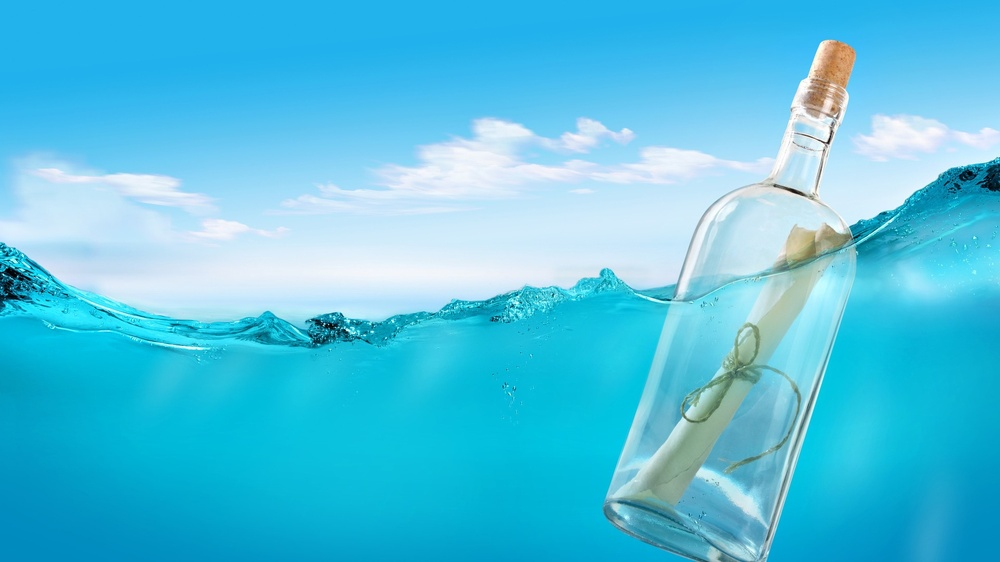
#> input picture Images/bottle.jpg, 1000 x 562 px, shrunk from 1920 x 1080 before the run, found by its file name
$ jupyter execute '13. Contours-Getting Started.ipynb'
#> lines starting #> are read from the running program, lines starting #| are printed output that depends on the picture; after the words box and inside, x2 and y2 are one past the last pixel; in counts of white or black regions, pixels touching at a corner belong together
Contours can be explained simply as a curve joining all the continuous points (along the boundary), having same color or intensity. The contours are a useful tool for shape analysis and object detection and recognition.<br>
---For better accuracy, use binary images. So before finding contours, apply threshold or canny edge detection.<br>
---**findContours** function modifies the source image. So if you want source image even after finding contours, already store it to some other variables.<br>
---In OpenCV, finding contours is like finding white object from black background. So remember, object to be found should be white and background should be black.<br>

[cell 1]
import numpy as np
import cv2

img = cv2.imread('Images\\bottle.jpg')
#> img is the input picture: shape (562, 1000, 3); mean B, G, R 225.2, 194.3, 82.5
imgray = cv2.cvtColor(img,cv2.COLOR_BGR2GRAY)
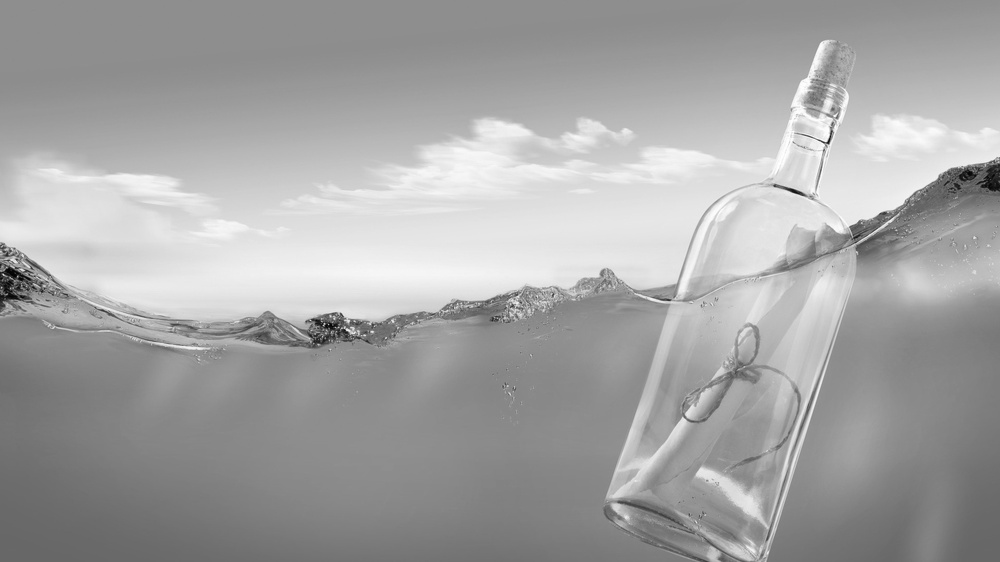
#> imgray: shape (562, 1000); min 1, max 255, mean 164.4
ret,thresh = cv2.threshold(imgray,127,255,0)
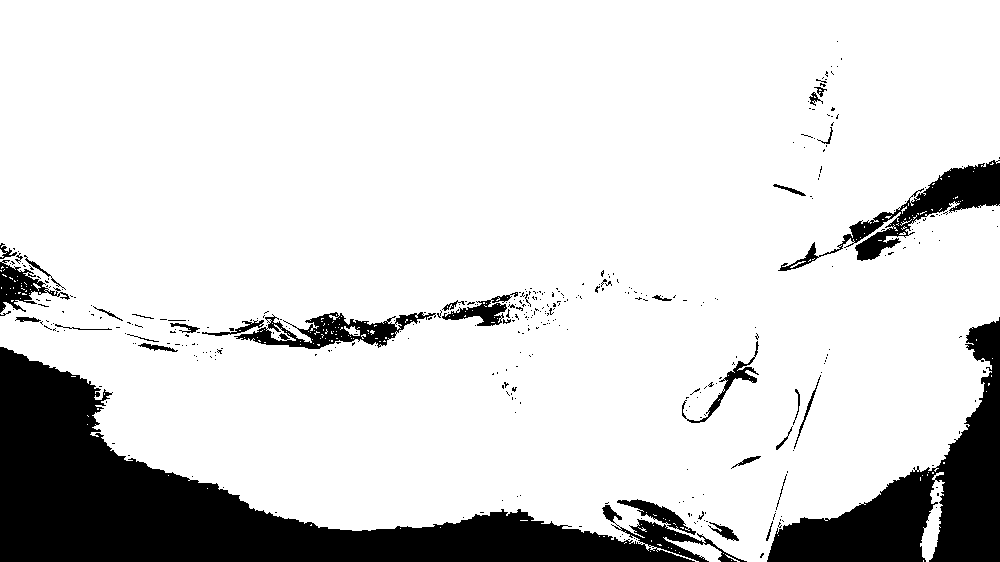
#> thresh: shape (562, 1000); 85.1% white; 384 black regions (350 under 20 px)
contours, hierarchy= cv2.findContours(thresh,cv2.RETR_TREE,cv2.CHAIN_APPROX_SIMPLE)
#> contours = 853 contours, 795 with area under 20; largest, box (x1, y1, x2, y2) and area: (0, 0, 1000, 562) 483618, (233, 311, 437, 350) 3446, (616, 498, 697, 536) 910, (441, 299, 508, 327) 894, (920, 472, 945, 562) 869

To draw the contours, **cv2.drawContours** function is used. It can also be used to draw any shape provided you have its boundary points. Its first argument is source image, second argument is the contours which should be passed as a Python list, third argument is index of contours (useful when drawing individual contour. To draw all contours, pass -1) and remaining arguments are color, thickness etc.

[cell 2]
img = cv2.drawContours(img, contours, -1, (0,255,0), 3)
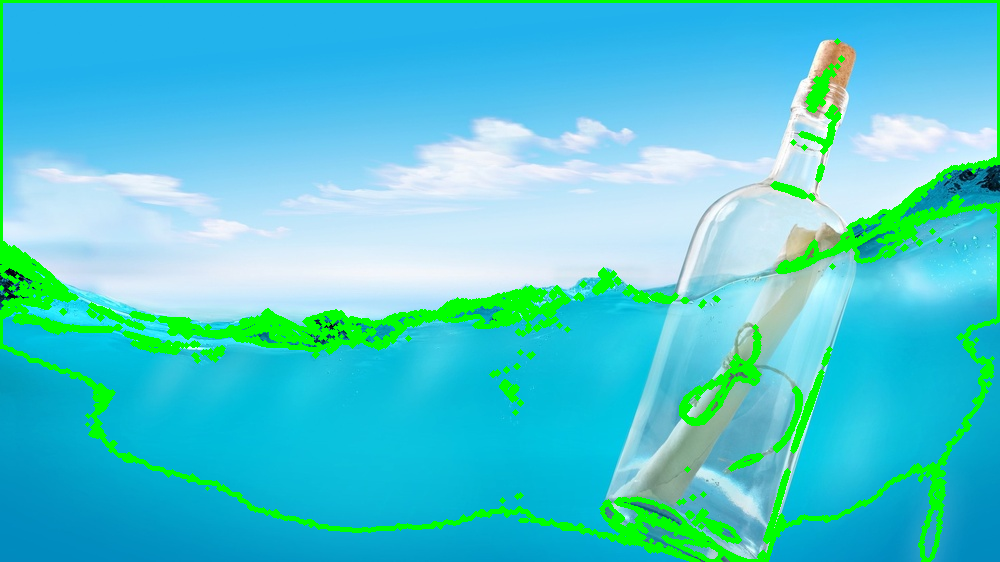
#> img: shape (562, 1000, 3); 7.9% of pixels changed, all inside (x1, y1, x2, y2) = (0, 0, 1000, 562)
